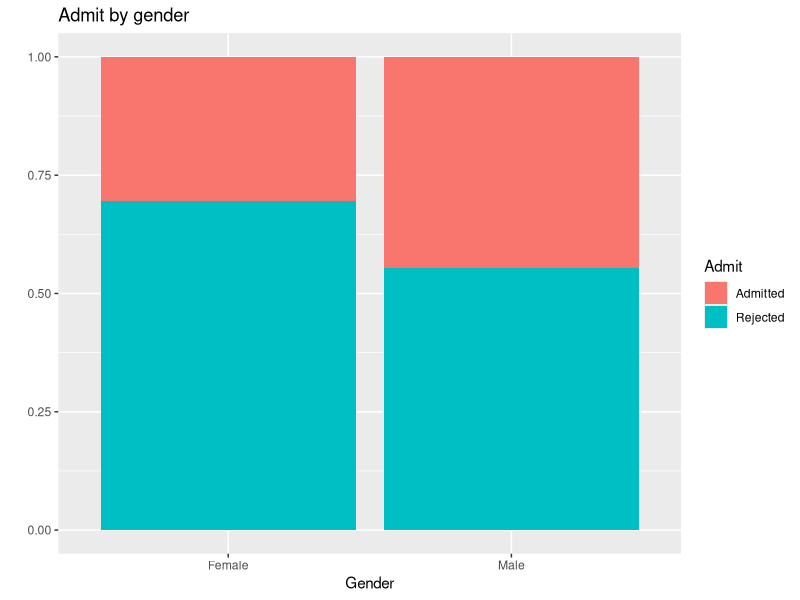
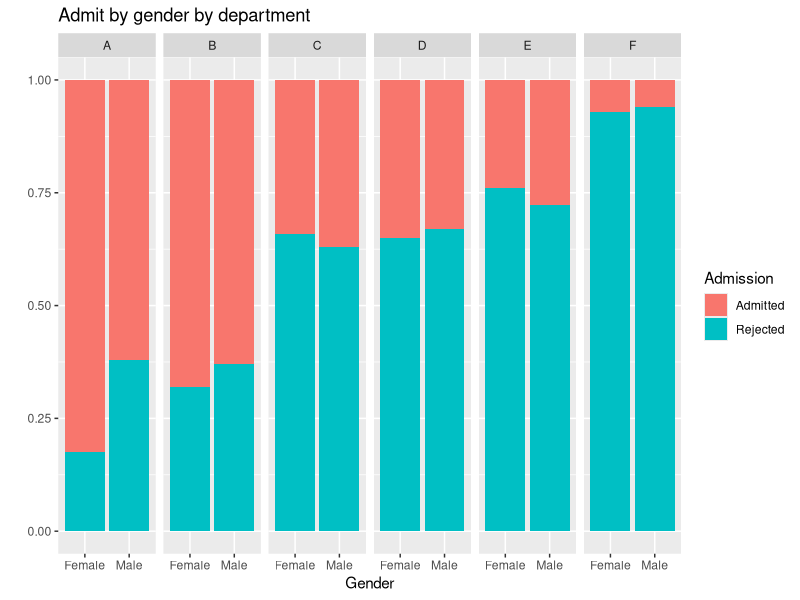

Recreate these plots in R, in order.
## ---- chunk 1

## ---- chunk 2
library(tidyverse)
## ---- chunk 3
ucb_admit <- read_csv("../data/ucb-admit.csv")
ucb_admit
## ---- chunk 4
glimpse(ucb_admit)
## ---- chunk 5
ucb_admit %>%
  count(Gender, Admit)
## ---- chunk 6
ucb_admit %>%
  count(Gender, Admit) %>%
  group_by(Gender) %>%
  mutate(prop_admit = n / sum(n))
## ---- chunk 7
ggplot(ucb_admit, mapping = aes(x = Gender, fill = Admit)) +
  geom_bar(position = "fill") + 
  labs(y = "", title = "Admit by gender")
## ---- chunk 8
ucb_admit %>%
  count(Dept, Gender, Admit)     # --->
## ---- chunk 9
ucb_admit %>%
  count(Dept, Gender, Admit) %>%
  print(n = 24)
## ---- chunk 10
ucb_admit %>%
  count(Dept, Gender, Admit) %>%
  group_by(Dept, Gender) %>%
  mutate(Perc_Admit = n / sum(n)) %>%
  filter(Admit == "Admitted")
## ---- chunk 11
ggplot(ucb_admit, mapping = aes(x = Gender, fill = Admit)) +
  geom_bar(position = "fill") +
  facet_grid(. ~ Dept) +
  labs(x = "Gender", y = "", fill = "Admission",
       title = "Admit by gender by department")
